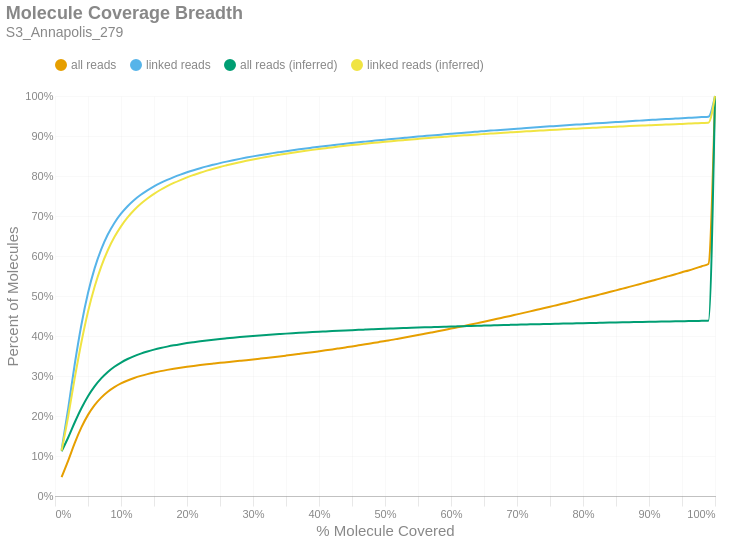

Notebook code cell kept with this figure:
### Markdown cell above
### Molecule Read Coverage
This chart shows molecule coverage breadth as computed by the number of bases aligned to that molecule. In other words, "*how much of each unique long molecule is actually sequenced/aligned?*" Keep in mind there is a distinction between sequences and alignments, since some sequences belonging to a particular molecule may not align well and wouldn't appear in the alignment data. This chart also shows molecule coverage breadth as computed by the *inferred fragment* from which the aligned sequences originate. Unlike read coverage, this calculation takes into account the total insert size, including unsequenced gaps between the forward and reverse reads. Like the previous figures, these are cumulative percents.

### Code cell
if SKIPLR:
    print_html(f"Skipped")
else:
    binned_df = consolidated_hist(valids['coverage_bp'], mask, 0.01, True)
    binned_df_inf = consolidated_hist(valids['coverage_inserts'], mask, 0.01, True)
    binned_df = binned_df.with_columns(pl.lit(binned_df_inf['all reads (cumsum)']).alias('all reads (inferred)'))
    binned_df = binned_df.with_columns(pl.lit(binned_df_inf['linked reads (cumsum)']).alias('linked reads (inferred)'))
    binned_df = binned_df.with_columns(
        (pl.col('bin').cast(pl.Float64) + 0.01).alias('right_edge')
    )

    with SafeRender(binned_df):
        (
            density_plot(binned_df, 'Molecule Coverage Breadth', samplename, 'molcov', ['all reads (inferred)','linked reads (inferred)'])
            .encode(
                #x=alt.X('bin:Q', title="% Molecule Covered").axis(format = '%').scale(padding=0),
                x=alt.X('right_edge:Q', title="% Molecule Covered").axis(format='%').scale(padding=0),
                y=alt.Y('value:Q', title='Percent of Molecules')
                    .axis(format='%')
                    .stack(False)
                    .scale(domainMin=0, padding=0),
                color=alt.Color("key:N").scale(domain = ["all reads", "linked reads", "all reads (inferred)", "linked reads (inferred)"]),
                tooltip = [
                    alt.Tooltip("key:N", title = "Data Type"),
                    alt.Tooltip("range_label:N", title="% Molecule Covered"),
                    alt.Tooltip("value:Q", format = ".2%", title="% Molecules")
                ]
            )
        ).display()

### Figure 1 — Vega-Lite specification as saved in the notebook (floating-point values rounded to 4 significant figures)
{"width": "container", "height": 400, "config": {"title": {"anchor": "start", "dy": -15, "fontSize": 18, "color": "#888888", "subtitleColor": "#888888", "subtitleFontSize": 14}, "arc": {"fill": "#0072B2"}, "axis": {"domainColor": "#888888", "domainWidth": 0.5, "gridWidth": 0.2, "grid": false, "titleFontWeight": 400, "titleFontSize": 15, "labelFontSize": 11, "labelColor": "#888888", "tickColor": "#888888", "tickWidth": 0.2, "titleColor": "#888888"}, "axisBand": {"grid": false}, "axisX": {"grid": true, "tickSize": 10, "domainCap": "round"}, "axisY": {"domain": false, "grid": true, "tickSize": 0, "domainCap": "round"}, "background": "transparent", "header": {"labelFontSize": 15, "labelColor": "#888888", "titleFontSize": 15, "titleFontWeight": 600, "titleColor": "#888888"}, "legend": {"labelFont": "sans-serif", "labelFontSize": 12, "labelColor": "#888888", "symbolSize": 100, "symbolType": "circle", "titleFontSize": 12, "titlePadding": 10, "titleColor": "#888888", "title": null, "orient": "top"}, "range": {"category": ["#E69F00", "#56B4E9", "#009E73", "#F0E442", "#0072B2", "#D55E00", "#CC79A7", "#000000"], "diverging": ["#cfe8f3", "#a2d4ec", "#73bfe2", "#46abdb", "#1696d2", "#12719e"]}, "area": {"fill": "#0072B2", "fillOpacity": 0.7, "line": true, "strokeOpacity": 0.7}, "line": {"color": "#0072B2", "stroke": "#0072B2", "strokeWidth": 2}, "trail": {"color": "#0072B2", "stroke": "#0072B2", "strokeWidth": 0, "size": 1}, "point": {"filled": true, "fillOpacity": 1.0, "size": 95}, "text": {"color": "#888888", "fontSize": 11, "align": "right", "fontWeight": 400, "size": 11}, "bar": {"fill": "#0072B2", "stroke": null}, "view": {"stroke": null, "continuousWidth": 660, "continuousHeight": 400}}, "data": {"name": "data-e862293dbf04dda971b9b1c2762c6dc7"}, "mark": {"type": "line", "interpolate": "monotone", "point": {"opacity": 0, "size": 275}}, "encoding": {"color": {"field": "key", "scale": {"domain": ["all reads", "linked reads", "all reads (inferred)", "linked reads (inferred)"]}, "type": "nominal"}, "tooltip": [{"field": "key", "title": "Data Type", "type": "nominal"}, {"field": "range_label", "title": "% Molecule Covered", "type": "nominal"}, {"field": "value", "format": ".2%", "title": "% Molecules", "type": "quantitative"}], "x": {"axis": {"format": "%"}, "field": "right_edge", "scale": {"padding": 0}, "title": "% Molecule Covered", "type": "quantitative"}, "y": {"axis": {"format": "%"}, "field": "value", "scale": {"domainMin": 0, "padding": 0}, "stack": false, "title": "Percent of Molecules", "type": "quantitative"}}, "params": [{"name": "param_c36ac31b6afebe62", "select": {"type": "point", "fields": ["key"]}, "bind": "legend"}], "title": {"text": "Molecule Coverage Breadth", "subtitle": "S3_Annapolis_279"}, "transform": [{"fold": ["all reads (cumsum)", "linked reads (cumsum)", "all reads (inferred)", "linked reads (inferred)"]}, {"calculate": "replace(datum.key, ' (cumsum)', '')", "as": "key"}, {"filter": {"param": "param_c36ac31b6afebe62"}}], "usermeta": {"embedOptions": {"downloadFileName": "S3_Annapolis_279.molcov"}}, "$schema": "https://vega.github.io/schema/vega-lite/v6.1.0.json", "datasets": {"data-e862293dbf04dda971b9b1c2762c6dc7": [{"bin": "0.0", "interval": "0.0-0.01", "all reads": 0.04746, "linked reads": 0.1153, "all reads (cumsum)": 0.04746, "linked reads (cumsum)": 0.1153, "range_label": "0.0-0.01", "all reads (inferred)": 0.1118, "linked reads (inferred)": 0.1131, "right_edge": 0.01}, {"bin": "0.01", "interval": "0.01-0.02", "all reads": 0.04124, "linked reads": 0.1036, "all reads (cumsum)": 0.0887, "linked reads (cumsum)": 0.2189, "range_label": "0.01-0.02", "all reads (inferred)": 0.1462, "linked reads (inferred)": 0.1995, "right_edge": 0.02}, {"bin": "0.02", "interval": "0.02-0.03", "all reads": 0.04422, "linked reads": 0.1117, "all reads (cumsum)": 0.1329, "linked reads (cumsum)": 0.3306, "range_label": "0.02-0.03", "all reads (inferred)": 0.1843, "linked reads (inferred)": 0.2959, "right_edge": 0.03}, {"bin": "0.03", "interval": "0.03-0.04", "all reads": 0.0386, "linked reads": 0.09763, "all reads (cumsum)": 0.1715, "linked reads (cumsum)": 0.4282, "range_label": "0.03-0.04", "all reads (inferred)": 0.2194, "linked reads (inferred)": 0.3846, "right_edge": 0.04}, {"bin": "0.04", "interval": "0.04-0.05", "all reads": 0.03129, "linked reads": 0.07918, "all reads (cumsum)": 0.2028, "linked reads (cumsum)": 0.5074, "range_label": "0.04-0.05", "all reads (inferred)": 0.2494, "linked reads (inferred)": 0.4608, "right_edge": 0.05}, {"bin": "0.05", "interval": "0.05-0.06", "all reads": 0.02438, "linked reads": 0.06162, "all reads (cumsum)": 0.2272, "linked reads (cumsum)": 0.569, "range_label": "0.05-0.06", "all reads (inferred)": 0.2741, "linked reads (inferred)": 0.5232, "right_edge": 0.06}, {"bin": "0.06", "interval": "0.06-0.07", "all reads": 0.01882, "linked reads": 0.04758, "all reads (cumsum)": 0.246, "linked reads (cumsum)": 0.6166, "range_label": "0.06-0.07", "all reads (inferred)": 0.294, "linked reads (inferred)": 0.5736, "right_edge": 0.07}, {"bin": "0.07", "interval": "0.07-0.08", "all reads": 0.01465, "linked reads": 0.037, "all reads (cumsum)": 0.2607, "linked reads (cumsum)": 0.6536, "range_label": "0.07-0.08", "all reads (inferred)": 0.3101, "linked reads (inferred)": 0.6144, "right_edge": 0.08}, {"bin": "0.08", "interval": "0.08-0.09", "all reads": 0.01149, "linked reads": 0.02898, "all reads (cumsum)": 0.2722, "linked reads (cumsum)": 0.6826, "range_label": "0.08-0.09", "all reads (inferred)": 0.3231, "linked reads (inferred)": 0.6474, "right_edge": 0.09}, {"bin": "0.09", "interval": "0.09-0.1", "all reads": 0.00922, "linked reads": 0.02321, "all reads (cumsum)": 0.2814, "linked reads (cumsum)": 0.7058, "range_label": "0.09-0.1", "all reads (inferred)": 0.3337, "linked reads (inferred)": 0.6742, "right_edge": 0.1}, {"bin": "0.1", "interval": "0.1-0.11", "all reads": 0.007459, "linked reads": 0.01871, "all reads (cumsum)": 0.2888, "linked reads (cumsum)": 0.7245, "range_label": "0.1-0.11", "all reads (inferred)": 0.3425, "linked reads (inferred)": 0.6963, "right_edge": 0.11}, {"bin": "0.11", "interval": "0.11-0.12", "all reads": 0.00621, "linked reads": 0.01556, "all reads (cumsum)": 0.2951, "linked reads (cumsum)": 0.7401, "range_label": "0.11-0.12", "all reads (inferred)": 0.3498, "linked reads (inferred)": 0.7149, "right_edge": 0.12}, {"bin": "0.12", "interval": "0.12-0.13", "all reads": 0.005164, "linked reads": 0.01289, "all reads (cumsum)": 0.3002, "linked reads (cumsum)": 0.753, "range_label": "0.12-0.13", "all reads (inferred)": 0.356, "linked reads (inferred)": 0.7305, "right_edge": 0.13}, {"bin": "0.13", "interval": "0.13-0.14", "all reads": 0.004466, "linked reads": 0.01115, "all reads (cumsum)": 0.3047, "linked reads (cumsum)": 0.7641, "range_label": "0.13-0.14", "all reads (inferred)": 0.3613, "linked reads (inferred)": 0.7439, "right_edge": 0.14}, {"bin": "0.14", "interval": "0.14-0.15", "all reads": 0.003978, "linked reads": 0.009891, "all reads (cumsum)": 0.3087, "linked reads (cumsum)": 0.774, "range_label": "0.14-0.15", "all reads (inferred)": 0.3659, "linked reads (inferred)": 0.7554, "right_edge": 0.15}, {"bin": "0.15", "interval": "0.15-0.16", "all reads": 0.003501, "linked reads": 0.008673, "all reads (cumsum)": 0.3122, "linked reads (cumsum)": 0.7827, "range_label": "0.15-0.16", "all reads (inferred)": 0.3699, "linked reads (inferred)": 0.7656, "right_edge": 0.16}, {"bin": "0.16", "interval": "0.16-0.17", "all reads": 0.003131, "linked reads": 0.007725, "all reads (cumsum)": 0.3153, "linked reads (cumsum)": 0.7904, "range_label": "0.16-0.17", "all reads (inferred)": 0.3735, "linked reads (inferred)": 0.7746, "right_edge": 0.17}, {"bin": "0.17", "interval": "0.17-0.18", "all reads": 0.002831, "linked reads": 0.006929, "all reads (cumsum)": 0.3181, "linked reads (cumsum)": 0.7973, "range_label": "0.17-0.18", "all reads (inferred)": 0.3767, "linked reads (inferred)": 0.7827, "right_edge": 0.18}, {"bin": "0.18", "interval": "0.18-0.19", "all reads": 0.002553, "linked reads": 0.006218, "all reads (cumsum)": 0.3207, "linked reads (cumsum)": 0.8035, "range_label": "0.18-0.19", "all reads (inferred)": 0.3796, "linked reads (inferred)": 0.7899, "right_edge": 0.19}, {"bin": "0.19", "interval": "0.19-0.2", "all reads": 0.002371, "linked reads": 0.00571, "all reads (cumsum)": 0.323, "linked reads (cumsum)": 0.8093, "range_label": "0.19-0.2", "all reads (inferred)": 0.3822, "linked reads (inferred)": 0.7966, "right_edge": 0.2}, {"bin": "0.2", "interval": "0.2-0.21", "all reads": 0.002198, "linked reads": 0.005248, "all reads (cumsum)": 0.3252, "linked reads (cumsum)": 0.8145, "range_label": "0.2-0.21", "all reads (inferred)": 0.3846, "linked reads (inferred)": 0.8025, "right_edge": 0.21}, {"bin": "0.21", "interval": "0.21-0.22", "all reads": 0.002077, "linked reads": 0.004893, "all reads (cumsum)": 0.3273, "linked reads (cumsum)": 0.8194, "range_label": "0.21-0.22", "all reads (inferred)": 0.3869, "linked reads (inferred)": 0.8082, "right_edge": 0.22}, {"bin": "0.22", "interval": "0.22-0.23", "all reads": 0.001968, "linked reads": 0.004589, "all reads (cumsum)": 0.3293, "linked reads (cumsum)": 0.824, "range_label": "0.22-0.23", "all reads (inferred)": 0.3889, "linked reads (inferred)": 0.8134, "right_edge": 0.23}, {"bin": "0.23", "interval": "0.23-0.24", "all reads": 0.001831, "linked reads": 0.004207, "all reads (cumsum)": 0.3311, "linked reads (cumsum)": 0.8282, "range_label": "0.23-0.24", "all reads (inferred)": 0.3909, "linked reads (inferred)": 0.8182, "right_edge": 0.24}, {"bin": "0.24", "interval": "0.24-0.25", "all reads": 0.001788, "linked reads": 0.004039, "all reads (cumsum)": 0.3329, "linked reads (cumsum)": 0.8322, "range_label": "0.24-0.25", "all reads (inferred)": 0.3927, "linked reads (inferred)": 0.8227, "right_edge": 0.25}, {"bin": "0.25", "interval": "0.25-0.26", "all reads": 0.001674, "linked reads": 0.00371, "all reads (cumsum)": 0.3346, "linked reads (cumsum)": 0.8359, "range_label": "0.25-0.26", "all reads (inferred)": 0.3943, "linked reads (inferred)": 0.8267, "right_edge": 0.26}, {"bin": "0.26", "interval": "0.26-0.27", "all reads": 0.001672, "linked reads": 0.00353, "all reads (cumsum)": 0.3363, "linked reads (cumsum)": 0.8395, "range_label": "0.26-0.27", "all reads (inferred)": 0.3958, "linked reads (inferred)": 0.8307, "right_edge": 0.27}, {"bin": "0.27", "interval": "0.27-0.28", "all reads": 0.001685, "linked reads": 0.003382, "all reads (cumsum)": 0.3379, "linked reads (cumsum)": 0.8429, "range_label": "0.27-0.28", "all reads (inferred)": 0.3973, "linked reads (inferred)": 0.8344, "right_edge": 0.28}, {"bin": "0.28", "interval": "0.28-0.29", "all reads": 0.0017, "linked reads": 0.003167, "all reads (cumsum)": 0.3396, "linked reads (cumsum)": 0.846, "range_label": "0.28-0.29", "all reads (inferred)": 0.3988, "linked reads (inferred)": 0.838, "right_edge": 0.29}, {"bin": "0.29", "interval": "0.29-0.3", "all reads": 0.001751, "linked reads": 0.003013, "all reads (cumsum)": 0.3414, "linked reads (cumsum)": 0.849, "range_label": "0.29-0.3", "all reads (inferred)": 0.4001, "linked reads (inferred)": 0.8413, "right_edge": 0.3}, {"bin": "0.3", "interval": "0.3-0.31", "all reads": 0.001805, "linked reads": 0.00283, "all reads (cumsum)": 0.3432, "linked reads (cumsum)": 0.8519, "range_label": "0.3-0.31", "all reads (inferred)": 0.4014, "linked reads (inferred)": 0.8445, "right_edge": 0.31}, {"bin": "0.31", "interval": "0.31-0.32", "all reads": 0.001841, "linked reads": 0.002705, "all reads (cumsum)": 0.345, "linked reads (cumsum)": 0.8546, "range_label": "0.31-0.32", "all reads (inferred)": 0.4026, "linked reads (inferred)": 0.8475, "right_edge": 0.32}, {"bin": "0.32", "interval": "0.32-0.33", "all reads": 0.001949, "linked reads": 0.002605, "all reads (cumsum)": 0.347, "linked reads (cumsum)": 0.8572, "range_label": "0.32-0.33", "all reads (inferred)": 0.4037, "linked reads (inferred)": 0.8503, "right_edge": 0.33}, {"bin": "0.33", "interval": "0.33-0.34", "all reads": 0.001947, "linked reads": 0.0025, "all reads (cumsum)": 0.3489, "linked reads (cumsum)": 0.8597, "range_label": "0.33-0.34", "all reads (inferred)": 0.4049, "linked reads (inferred)": 0.8531, "right_edge": 0.34}, {"bin": "0.34", "interval": "0.34-0.35", "all reads": 0.002028, "linked reads": 0.002472, "all reads (cumsum)": 0.351, "linked reads (cumsum)": 0.8621, "range_label": "0.34-0.35", "all reads (inferred)": 0.4059, "linked reads (inferred)": 0.8558, "right_edge": 0.35}, {"bin": "0.35", "interval": "0.35-0.36", "all reads": 0.002068, "linked reads": 0.002338, "all reads (cumsum)": 0.353, "linked reads (cumsum)": 0.8645, "range_label": "0.35-0.36", "all reads (inferred)": 0.407, "linked reads (inferred)": 0.8583, "right_edge": 0.36}, {"bin": "0.36", "interval": "0.36-0.37", "all reads": 0.002135, "linked reads": 0.00226, "all reads (cumsum)": 0.3552, "linked reads (cumsum)": 0.8667, "range_label": "0.36-0.37", "all reads (inferred)": 0.4079, "linked reads (inferred)": 0.8607, "right_edge": 0.37}, {"bin": "0.37", "interval": "0.37-0.38", "all reads": 0.002158, "linked reads": 0.002181, "all reads (cumsum)": 0.3573, "linked reads (cumsum)": 0.8689, "range_label": "0.37-0.38", "all reads (inferred)": 0.4089, "linked reads (inferred)": 0.863, "right_edge": 0.38}, {"bin": "0.38", "interval": "0.38-0.39", "all reads": 0.00222, "linked reads": 0.002073, "all reads (cumsum)": 0.3595, "linked reads (cumsum)": 0.871, "range_label": "0.38-0.39", "all reads (inferred)": 0.4098, "linked reads (inferred)": 0.8653, "right_edge": 0.39}, {"bin": "0.39", "interval": "0.39-0.4", "all reads": 0.002288, "linked reads": 0.002087, "all reads (cumsum)": 0.3618, "linked reads (cumsum)": 0.8731, "range_label": "0.39-0.4", "all reads (inferred)": 0.4107, "linked reads (inferred)": 0.8674, "right_edge": 0.4}, {"bin": "0.4", "interval": "0.4-0.41", "all reads": 0.002313, "linked reads": 0.001941, "all reads (cumsum)": 0.3641, "linked reads (cumsum)": 0.875, "range_label": "0.4-0.41", "all reads (inferred)": 0.4115, "linked reads (inferred)": 0.8695, "right_edge": 0.41}, {"bin": "0.41", "interval": "0.41-0.42", "all reads": 0.002369, "linked reads": 0.001922, "all reads (cumsum)": 0.3665, "linked reads (cumsum)": 0.877, "range_label": "0.41-0.42", "all reads (inferred)": 0.4123, "linked reads (inferred)": 0.8715, "right_edge": 0.42}, {"bin": "0.42", "interval": "0.42-0.43", "all reads": 0.002464, "linked reads": 0.001916, "all reads (cumsum)": 0.369, "linked reads (cumsum)": 0.8789, "range_label": "0.42-0.43", "all reads (inferred)": 0.4131, "linked reads (inferred)": 0.8735, "right_edge": 0.43}, {"bin": "0.43", "interval": "0.43-0.44", "all reads": 0.002497, "linked reads": 0.001872, "all reads (cumsum)": 0.3715, "linked reads (cumsum)": 0.8807, "range_label": "0.43-0.44", "all reads (inferred)": 0.4139, "linked reads (inferred)": 0.8754, "right_edge": 0.44}, {"bin": "0.44", "interval": "0.44-0.45", "all reads": 0.002507, "linked reads": 0.001779, "all reads (cumsum)": 0.374, "linked reads (cumsum)": 0.8825, "range_label": "0.44-0.45", "all reads (inferred)": 0.4146, "linked reads (inferred)": 0.8772, "right_edge": 0.45}, {"bin": "0.45", "interval": "0.45-0.46", "all reads": 0.002621, "linked reads": 0.001746, "all reads (cumsum)": 0.3766, "linked reads (cumsum)": 0.8843, "range_label": "0.45-0.46", "all reads (inferred)": 0.4154, "linked reads (inferred)": 0.879, "right_edge": 0.46}, {"bin": "0.46", "interval": "0.46-0.47", "all reads": 0.002624, "linked reads": 0.001678, "all reads (cumsum)": 0.3792, "linked reads (cumsum)": 0.8859, "range_label": "0.46-0.47", "all reads (inferred)": 0.416, "linked reads (inferred)": 0.8806, "right_edge": 0.47}, {"bin": "0.47", "interval": "0.47-0.48", "all reads": 0.002726, "linked reads": 0.001676, "all reads (cumsum)": 0.382, "linked reads (cumsum)": 0.8876, "range_label": "0.47-0.48", "all reads (inferred)": 0.4167, "linked reads (inferred)": 0.8823, "right_edge": 0.48}, {"bin": "0.48", "interval": "0.48-0.49", "all reads": 0.002677, "linked reads": 0.001591, "all reads (cumsum)": 0.3846, "linked reads (cumsum)": 0.8892, "range_label": "0.48-0.49", "all reads (inferred)": 0.4174, "linked reads (inferred)": 0.884, "right_edge": 0.49}, {"bin": "0.49", "interval": "0.49-0.5", "all reads": 0.003038, "linked reads": 0.001645, "all reads (cumsum)": 0.3877, "linked reads (cumsum)": 0.8909, "range_label": "0.49-0.5", "all reads (inferred)": 0.418, "linked reads (inferred)": 0.8855, "right_edge": 0.5}, {"bin": "0.5", "interval": "0.5-0.51", "all reads": 0.002616, "linked reads": 0.001505, "all reads (cumsum)": 0.3903, "linked reads (cumsum)": 0.8924, "range_label": "0.5-0.51", "all reads (inferred)": 0.4187, "linked reads (inferred)": 0.8871, "right_edge": 0.51}, {"bin": "0.51", "interval": "0.51-0.52", "all reads": 0.002989, "linked reads": 0.001568, "all reads (cumsum)": 0.3933, "linked reads (cumsum)": 0.8939, "range_label": "0.51-0.52", "all reads (inferred)": 0.4193, "linked reads (inferred)": 0.8885, "right_edge": 0.52}, {"bin": "0.52", "interval": "0.52-0.53", "all reads": 0.002958, "linked reads": 0.001512, "all reads (cumsum)": 0.3962, "linked reads (cumsum)": 0.8954, "range_label": "0.52-0.53", "all reads (inferred)": 0.4199, "linked reads (inferred)": 0.89, "right_edge": 0.53}, {"bin": "0.53", "interval": "0.53-0.54", "all reads": 0.003061, "linked reads": 0.001512, "all reads (cumsum)": 0.3993, "linked reads (cumsum)": 0.897, "range_label": "0.53-0.54", "all reads (inferred)": 0.4204, "linked reads (inferred)": 0.8914, "right_edge": 0.54}, {"bin": "0.54", "interval": "0.54-0.55", "all reads": 0.003037, "linked reads": 0.001505, "all reads (cumsum)": 0.4023, "linked reads (cumsum)": 0.8985, "range_label": "0.54-0.55", "all reads (inferred)": 0.421, "linked reads (inferred)": 0.8928, "right_edge": 0.55}, {"bin": "0.55", "interval": "0.55-0.56", "all reads": 0.003134, "linked reads": 0.001448, "all reads (cumsum)": 0.4055, "linked reads (cumsum)": 0.8999, "range_label": "0.55-0.56", "all reads (inferred)": 0.4216, "linked reads (inferred)": 0.8941, "right_edge": 0.56}, {"bin": "0.56", "interval": "0.56-0.57", "all reads": 0.003169, "linked reads": 0.00144, "all reads (cumsum)": 0.4086, "linked reads (cumsum)": 0.9013, "range_label": "0.56-0.57", "all reads (inferred)": 0.4221, "linked reads (inferred)": 0.8954, "right_edge": 0.57}, {"bin": "0.57", "interval": "0.57-0.58", "all reads": 0.003201, "linked reads": 0.00139, "all reads (cumsum)": 0.4118, "linked reads (cumsum)": 0.9027, "range_label": "0.57-0.58", "all reads (inferred)": 0.4226, "linked reads (inferred)": 0.8967, "right_edge": 0.58}, {"bin": "0.58", "interval": "0.58-0.59", "all reads": 0.003282, "linked reads": 0.001425, "all reads (cumsum)": 0.4151, "linked reads (cumsum)": 0.9042, "range_label": "0.58-0.59", "all reads (inferred)": 0.4232, "linked reads (inferred)": 0.898, "right_edge": 0.59}, {"bin": "0.59", "interval": "0.59-0.6", "all reads": 0.003382, "linked reads": 0.00139, "all reads (cumsum)": 0.4185, "linked reads (cumsum)": 0.9055, "range_label": "0.59-0.6", "all reads (inferred)": 0.4237, "linked reads (inferred)": 0.8992, "right_edge": 0.6}, {"bin": "0.6", "interval": "0.6-0.61", "all reads": 0.003324, "linked reads": 0.001371, "all reads (cumsum)": 0.4218, "linked reads (cumsum)": 0.9069, "range_label": "0.6-0.61", "all reads (inferred)": 0.4242, "linked reads (inferred)": 0.9004, "right_edge": 0.61}, {"bin": "0.61", "interval": "0.61-0.62", "all reads": 0.003406, "linked reads": 0.00132, "all reads (cumsum)": 0.4252, "linked reads (cumsum)": 0.9082, "range_label": "0.61-0.62", "all reads (inferred)": 0.4247, "linked reads (inferred)": 0.9016, "right_edge": 0.62}, {"bin": "0.62", "interval": "0.62-0.63", "all reads": 0.00348, "linked reads": 0.001342, "all reads (cumsum)": 0.4287, "linked reads (cumsum)": 0.9096, "range_label": "0.62-0.63", "all reads (inferred)": 0.4252, "linked reads (inferred)": 0.9028, "right_edge": 0.63}, {"bin": "0.63", "interval": "0.63-0.64", "all reads": 0.003505, "linked reads": 0.001276, "all reads (cumsum)": 0.4322, "linked reads (cumsum)": 0.9109, "range_label": "0.63-0.64", "all reads (inferred)": 0.4256, "linked reads (inferred)": 0.9039, "right_edge": 0.64}, {"bin": "0.64", "interval": "0.64-0.65", "all reads": 0.003527, "linked reads": 0.001301, "all reads (cumsum)": 0.4357, "linked reads (cumsum)": 0.9122, "range_label": "0.64-0.65", "all reads (inferred)": 0.4261, "linked reads (inferred)": 0.905, "right_edge": 0.65}, {"bin": "0.65", "interval": "0.65-0.66", "all reads": 0.003685, "linked reads": 0.001294, "all reads (cumsum)": 0.4394, "linked reads (cumsum)": 0.9135, "range_label": "0.65-0.66", "all reads (inferred)": 0.4265, "linked reads (inferred)": 0.9061, "right_edge": 0.66}, {"bin": "0.66", "interval": "0.66-0.67", "all reads": 0.00354, "linked reads": 0.001182, "all reads (cumsum)": 0.443, "linked reads (cumsum)": 0.9146, "range_label": "0.66-0.67", "all reads (inferred)": 0.427, "linked reads (inferred)": 0.9071, "right_edge": 0.67}, {"bin": "0.67", "interval": "0.67-0.68", "all reads": 0.003661, "linked reads": 0.00127, "all reads (cumsum)": 0.4466, "linked reads (cumsum)": 0.9159, "range_label": "0.67-0.68", "all reads (inferred)": 0.4274, "linked reads (inferred)": 0.9082, "right_edge": 0.68}, {"bin": "0.68", "interval": "0.68-0.69", "all reads": 0.003626, "linked reads": 0.001148, "all reads (cumsum)": 0.4503, "linked reads (cumsum)": 0.9171, "range_label": "0.68-0.69", "all reads (inferred)": 0.4278, "linked reads (inferred)": 0.9092, "right_edge": 0.69}, {"bin": "0.69", "interval": "0.69-0.7", "all reads": 0.003808, "linked reads": 0.001224, "all reads (cumsum)": 0.4541, "linked reads (cumsum)": 0.9183, "range_label": "0.69-0.7", "all reads (inferred)": 0.4283, "linked reads (inferred)": 0.9102, "right_edge": 0.7}, {"bin": "0.7", "interval": "0.7-0.71", "all reads": 0.003709, "linked reads": 0.001173, "all reads (cumsum)": 0.4578, "linked reads (cumsum)": 0.9195, "range_label": "0.7-0.71", "all reads (inferred)": 0.4287, "linked reads (inferred)": 0.9111, "right_edge": 0.71}, {"bin": "0.71", "interval": "0.71-0.72", "all reads": 0.003788, "linked reads": 0.001178, "all reads (cumsum)": 0.4616, "linked reads (cumsum)": 0.9206, "range_label": "0.71-0.72", "all reads (inferred)": 0.4291, "linked reads (inferred)": 0.9121, "right_edge": 0.72}, {"bin": "0.72", "interval": "0.72-0.73", "all reads": 0.00386, "linked reads": 0.001157, "all reads (cumsum)": 0.4654, "linked reads (cumsum)": 0.9218, "range_label": "0.72-0.73", "all reads (inferred)": 0.4295, "linked reads (inferred)": 0.913, "right_edge": 0.73}, {"bin": "0.73", "interval": "0.73-0.74", "all reads": 0.003819, "linked reads": 0.001149, "all reads (cumsum)": 0.4692, "linked reads (cumsum)": 0.9229, "range_label": "0.73-0.74", "all reads (inferred)": 0.4299, "linked reads (inferred)": 0.914, "right_edge": 0.74}, {"bin": "0.74", "interval": "0.74-0.75", "all reads": 0.004071, "linked reads": 0.001134, "all reads (cumsum)": 0.4733, "linked reads (cumsum)": 0.9241, "range_label": "0.74-0.75", "all reads (inferred)": 0.4303, "linked reads (inferred)": 0.9149, "right_edge": 0.75}, {"bin": "0.75", "interval": "0.75-0.76", "all reads": 0.003799, "linked reads": 0.001102, "all reads (cumsum)": 0.4771, "linked reads (cumsum)": 0.9252, "range_label": "0.75-0.76", "all reads (inferred)": 0.4306, "linked reads (inferred)": 0.9158, "right_edge": 0.76}, {"bin": "0.76", "interval": "0.76-0.77", "all reads": 0.003962, "linked reads": 0.001142, "all reads (cumsum)": 0.4811, "linked reads (cumsum)": 0.9263, "range_label": "0.76-0.77", "all reads (inferred)": 0.431, "linked reads (inferred)": 0.9166, "right_edge": 0.77}, {"bin": "0.77", "interval": "0.77-0.78", "all reads": 0.003978, "linked reads": 0.001094, "all reads (cumsum)": 0.485, "linked reads (cumsum)": 0.9274, "range_label": "0.77-0.78", "all reads (inferred)": 0.4314, "linked reads (inferred)": 0.9175, "right_edge": 0.78}, {"bin": "0.78", "interval": "0.78-0.79", "all reads": 0.004069, "linked reads": 0.001067, "all reads (cumsum)": 0.4891, "linked reads (cumsum)": 0.9285, "range_label": "0.78-0.79", "all reads (inferred)": 0.4318, "linked reads (inferred)": 0.9184, "right_edge": 0.79}, {"bin": "0.79", "interval": "0.79-0.8", "all reads": 0.004272, "linked reads": 0.001106, "all reads (cumsum)": 0.4934, "linked reads (cumsum)": 0.9296, "range_label": "0.79-0.8", "all reads (inferred)": 0.4321, "linked reads (inferred)": 0.9193, "right_edge": 0.8}, {"bin": "0.8", "interval": "0.8-0.81", "all reads": 0.003969, "linked reads": 0.001072, "all reads (cumsum)": 0.4974, "linked reads (cumsum)": 0.9307, "range_label": "0.8-0.81", "all reads (inferred)": 0.4325, "linked reads (inferred)": 0.9201, "right_edge": 0.81}, {"bin": "0.81", "interval": "0.81-0.82", "all reads": 0.004091, "linked reads": 0.001095, "all reads (cumsum)": 0.5014, "linked reads (cumsum)": 0.9317, "range_label": "0.81-0.82", "all reads (inferred)": 0.4328, "linked reads (inferred)": 0.9209, "right_edge": 0.82}, {"bin": "0.82", "interval": "0.82-0.83", "all reads": 0.004238, "linked reads": 0.001061, "all reads (cumsum)": 0.5057, "linked reads (cumsum)": 0.9328, "range_label": "0.82-0.83", "all reads (inferred)": 0.4331, "linked reads (inferred)": 0.9217, "right_edge": 0.83}, {"bin": "0.83", "interval": "0.83-0.84", "all reads": 0.004203, "linked reads": 0.001006, "all reads (cumsum)": 0.5099, "linked reads (cumsum)": 0.9338, "range_label": "0.83-0.84", "all reads (inferred)": 0.4335, "linked reads (inferred)": 0.9225, "right_edge": 0.84}, {"bin": "0.84", "interval": "0.84-0.85", "all reads": 0.004212, "linked reads": 0.001026, "all reads (cumsum)": 0.5141, "linked reads (cumsum)": 0.9348, "range_label": "0.84-0.85", "all reads (inferred)": 0.4338, "linked reads (inferred)": 0.9233, "right_edge": 0.85}, {"bin": "0.85", "interval": "0.85-0.86", "all reads": 0.004352, "linked reads": 0.001048, "all reads (cumsum)": 0.5185, "linked reads (cumsum)": 0.9359, "range_label": "0.85-0.86", "all reads (inferred)": 0.4341, "linked reads (inferred)": 0.924, "right_edge": 0.86}, {"bin": "0.86", "interval": "0.86-0.87", "all reads": 0.004327, "linked reads": 0.000967, "all reads (cumsum)": 0.5228, "linked reads (cumsum)": 0.9369, "range_label": "0.86-0.87", "all reads (inferred)": 0.4345, "linked reads (inferred)": 0.9248, "right_edge": 0.87}, {"bin": "0.87", "interval": "0.87-0.88", "all reads": 0.004426, "linked reads": 0.00102, "all reads (cumsum)": 0.5272, "linked reads (cumsum)": 0.9379, "range_label": "0.87-0.88", "all reads (inferred)": 0.4348, "linked reads (inferred)": 0.9255, "right_edge": 0.88}, {"bin": "0.88", "interval": "0.88-0.89", "all reads": 0.004393, "linked reads": 0.0009752, "all reads (cumsum)": 0.5316, "linked reads (cumsum)": 0.9388, "range_label": "0.88-0.89", "all reads (inferred)": 0.4351, "linked reads (inferred)": 0.9262, "right_edge": 0.89}, {"bin": "0.89", "interval": "0.89-0.9", "all reads": 0.004554, "linked reads": 0.0009974, "all reads (cumsum)": 0.5362, "linked reads (cumsum)": 0.9398, "range_label": "0.89-0.9", "all reads (inferred)": 0.4354, "linked reads (inferred)": 0.9269, "right_edge": 0.9}, {"bin": "0.9", "interval": "0.9-0.91", "all reads": 0.004287, "linked reads": 0.0009556, "all reads (cumsum)": 0.5404, "linked reads (cumsum)": 0.9408, "range_label": "0.9-0.91", "all reads (inferred)": 0.4357, "linked reads (inferred)": 0.9276, "right_edge": 0.91}, {"bin": "0.91", "interval": "0.91-0.92", "all reads": 0.004921, "linked reads": 0.001006, "all reads (cumsum)": 0.5454, "linked reads (cumsum)": 0.9418, "range_label": "0.91-0.92", "all reads (inferred)": 0.436, "linked reads (inferred)": 0.9283, "right_edge": 0.92}, {"bin": "0.92", "interval": "0.92-0.93", "all reads": 0.004274, "linked reads": 0.0009077, "all reads (cumsum)": 0.5496, "linked reads (cumsum)": 0.9427, "range_label": "0.92-0.93", "all reads (inferred)": 0.4363, "linked reads (inferred)": 0.9289, "right_edge": 0.93}, {"bin": "0.93", "interval": "0.93-0.94", "all reads": 0.004725, "linked reads": 0.0009273, "all reads (cumsum)": 0.5544, "linked reads (cumsum)": 0.9436, "range_label": "0.93-0.94", "all reads (inferred)": 0.4366, "linked reads (inferred)": 0.9296, "right_edge": 0.94}, {"bin": "0.94", "interval": "0.94-0.95", "all reads": 0.005117, "linked reads": 0.0009273, "all reads (cumsum)": 0.5595, "linked reads (cumsum)": 0.9446, "range_label": "0.94-0.95", "all reads (inferred)": 0.4369, "linked reads (inferred)": 0.9303, "right_edge": 0.95}, {"bin": "0.95", "interval": "0.95-0.96", "all reads": 0.004374, "linked reads": 0.0008804, "all reads (cumsum)": 0.5638, "linked reads (cumsum)": 0.9455, "range_label": "0.95-0.96", "all reads (inferred)": 0.4372, "linked reads (inferred)": 0.9309, "right_edge": 0.96}, {"bin": "0.96", "interval": "0.96-0.97", "all reads": 0.005115, "linked reads": 0.0008654, "all reads (cumsum)": 0.569, "linked reads (cumsum)": 0.9463, "range_label": "0.96-0.97", "all reads (inferred)": 0.4375, "linked reads (inferred)": 0.9316, "right_edge": 0.97}, {"bin": "0.97", "interval": "0.97-0.98", "all reads": 0.00559, "linked reads": 0.0008855, "all reads (cumsum)": 0.5746, "linked reads (cumsum)": 0.9472, "range_label": "0.97-0.98", "all reads (inferred)": 0.4379, "linked reads (inferred)": 0.9323, "right_edge": 0.98}, {"bin": "0.98", "interval": "0.98-0.99", "all reads": 0.00542, "linked reads": 0.0009139, "all reads (cumsum)": 0.58, "linked reads (cumsum)": 0.9481, "range_label": "0.98-0.99", "all reads (inferred)": 0.4382, "linked reads (inferred)": 0.9329, "right_edge": 0.99}, {"bin": "0.99", "interval": "0.99-1.0", "all reads": 0.42, "linked reads": 0.05188, "all reads (cumsum)": 1.0, "linked reads (cumsum)": 1.0, "range_label": "0.99-1.0", "all reads (inferred)": 1.0, "linked reads (inferred)": 1.0, "right_edge": 1.0}]}}
